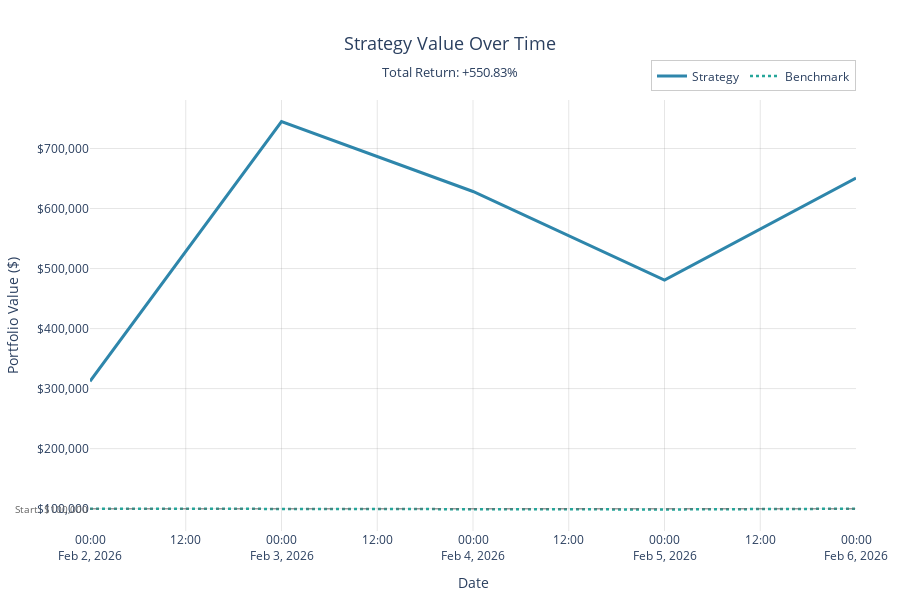

Notebook code for this chart:
### Code cell
analytics.plot_balance("SX5E")

### Figure 1 — Plotly figure (JSON) as saved in the notebook; plotly's stock layout.template omitted (floating-point values rounded to 4 significant figures)
{"data": [{"hovertemplate": "<b>Date:</b> %{x|%Y-%m-%d}<br><b>Value:</b> $%{y:,.2f}<br><extra></extra>", "line": {"color": "#2E86AB", "width": 3}, "mode": "lines", "name": "Strategy", "type": "scatter", "x": ["2026-02-02T00:00:00.000000000", "2026-02-03T00:00:00.000000000", "2026-02-04T00:00:00.000000000", "2026-02-05T00:00:00.000000000", "2026-02-06T00:00:00.000000000"], "y": [312200.0, 744900.0, 628400.0, 480600.0, 650800.0]}, {"hovertemplate": "<b>Date:</b> %{x|%Y-%m-%d}<br><b>Value:</b> $%{y:,.2f}<br><extra></extra>", "line": {"color": "#26A69A", "dash": "dot", "width": 2.5}, "mode": "lines", "name": "Benchmark", "type": "scatter", "x": ["2026-02-02T00:00:00.000", "2026-02-03T00:00:00.000", "2026-02-04T00:00:00.000", "2026-02-05T00:00:00.000", "2026-02-06T00:00:00.000"], "y": [100000.0, 99800.0, 99380.0, 98640.0, 99850.0]}], "layout": {"annotations": [{"font": {"color": "#666666", "size": 10}, "showarrow": false, "text": "Start: $100,000", "x": 0, "xanchor": "right", "xref": "x domain", "y": 100000, "yanchor": "middle", "yref": "y"}], "height": 600, "hovermode": "x unified", "legend": {"bgcolor": "rgba(255,255,255,0.8)", "bordercolor": "rgba(0,0,0,0.2)", "borderwidth": 1, "orientation": "h", "x": 1, "xanchor": "right", "y": 1.02, "yanchor": "bottom"}, "margin": {"b": 60, "l": 80, "r": 40, "t": 100}, "plot_bgcolor": "white", "shapes": [{"line": {"color": "#666666", "dash": "dash", "width": 1.5}, "opacity": 0.6, "type": "line", "x0": 0, "x1": 1, "xref": "x domain", "y0": 100000, "y1": 100000, "yref": "y"}], "showlegend": true, "title": {"font": {"size": 18}, "text": "Strategy Value Over Time<br><sub>Total Return: +550.83%</sub>", "x": 0.5, "xanchor": "center"}, "xaxis": {"gridcolor": "rgba(128,128,128,0.2)", "title": {"text": "Date"}, "type": "date"}, "yaxis": {"gridcolor": "rgba(128,128,128,0.2)", "tickformat": "$,.0f", "title": {"text": "Portfolio Value ($)"}, "zeroline": true, "zerolinecolor": "rgba(128,128,128,0.3)", "zerolinewidth": 1}}}
